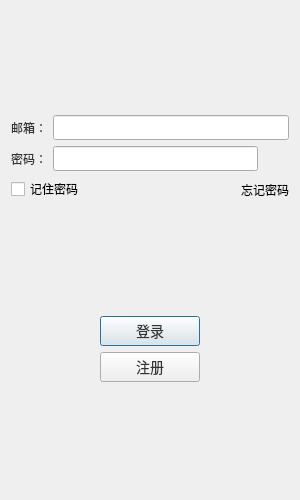
<?xml version="1.0" encoding="UTF-8"?>
<ui version="4.0">
 <class>LoginDialog</class>
 <widget class="QDialog" name="LoginDialog">
  <property name="geometry">
   <rect>
    <x>0</x>
    <y>0</y>
    <width>300</width>
    <height>500</height>
   </rect>
  </property>
  <property name="minimumSize">
   <size>
    <width>300</width>
    <height>500</height>
   </size>
  </property>
  <property name="maximumSize">
   <size>
    <width>300</width>
    <height>500</height>
   </size>
  </property>
  <property name="windowTitle">
   <string>Dialog</string>
  </property>
  <layout class="QVBoxLayout" name="verticalLayout_2">
   <item>
    <layout class="QVBoxLayout" name="verticalLayout">
     <item>
      <widget class="QLabel" name="label_err_tip">
       <property name="minimumSize">
        <size>
         <width>0</width>
         <height>20</height>
        </size>
       </property>
       <property name="maximumSize">
        <size>
         <width>16777215</width>
         <height>20</height>
        </size>
       </property>
       <property name="text">
        <string/>
       </property>
       <property name="alignment">
        <set>Qt::AlignCenter</set>
       </property>
      </widget>
     </item>
     <item>
      <widget class="QWidget" name="widget" native="true">
       <layout class="QHBoxLayout" name="horizontalLayout_2">
        <item>
         <widget class="QLabel" name="label_image">
          <property name="text">
           <string/>
          </property>
          <property name="pixmap">
           <pixmap resource="res.qrc">:/picture/RaceAgainstTime.jpg</pixmap>
          </property>
          <property name="scaledContents">
           <bool>true</bool>
          </property>
          <property name="alignment">
           <set>Qt::AlignCenter</set>
          </property>
         </widget>
        </item>
       </layout>
      </widget>
     </item>
     <item>
      <spacer name="verticalSpacer_3">
       <property name="orientation">
        <enum>Qt::Vertical</enum>
       </property>
       <property name="sizeHint" stdset="0">
        <size>
         <width>20</width>
         <height>40</height>
        </size>
       </property>
      </spacer>
     </item>
     <item>
      <layout class="QHBoxLayout" name="horizontalLayout">
       <item>
        <widget class="QLabel" name="label_email">
         <property name="minimumSize">
          <size>
           <width>0</width>
           <height>25</height>
          </size>
         </property>
         <property name="maximumSize">
          <size>
           <width>16777215</width>
           <height>25</height>
          </size>
         </property>
         <property name="styleSheet">
          <string notr="true">#label_email {
    font-family: &quot;Microsoft YaHei&quot;, &quot;PingFang SC&quot;, sans-serif;
    font-size: 12px;
    color: #333333;
}</string>
         </property>
         <property name="text">
          <string>邮箱：</string>
         </property>
        </widget>
       </item>
       <item>
        <widget class="QLineEdit" name="lineEdit_email">
         <property name="minimumSize">
          <size>
           <width>0</width>
           <height>25</height>
          </size>
         </property>
        </widget>
       </item>
      </layout>
     </item>
    </layout>
   </item>
   <item>
    <layout class="QHBoxLayout" name="horizontalLayout_3">
     <item>
      <widget class="QLabel" name="label_pwd">
       <property name="minimumSize">
        <size>
         <width>0</width>
         <height>25</height>
        </size>
       </property>
       <property name="maximumSize">
        <size>
         <width>16777215</width>
         <height>25</height>
        </size>
       </property>
       <property name="styleSheet">
        <string notr="true">#label_pwd {
    font-family: &quot;Microsoft YaHei&quot;, &quot;PingFang SC&quot;, sans-serif;
    font-size: 12px;
    color: #333333;
}</string>
       </property>
       <property name="text">
        <string>密码：</string>
       </property>
      </widget>
     </item>
     <item>
      <widget class="QLineEdit" name="lineEdit_pwd">
       <property name="minimumSize">
        <size>
         <width>0</width>
         <height>25</height>
        </size>
       </property>
      </widget>
     </item>
     <item>
      <widget class="ClickedLabel" name="label_pwd_visible">
       <property name="sizePolicy">
        <sizepolicy hsizetype="Preferred" vsizetype="Preferred">
         <horstretch>0</horstretch>
         <verstretch>0</verstretch>
        </sizepolicy>
       </property>
       <property name="minimumSize">
        <size>
         <width>25</width>
         <height>25</height>
        </size>
       </property>
       <property name="maximumSize">
        <size>
         <width>25</width>
         <height>25</height>
        </size>
       </property>
       <property name="text">
        <string/>
       </property>
      </widget>
     </item>
    </layout>
   </item>
   <item>
    <layout class="QHBoxLayout" name="horizontalLayout_4">
     <item>
      <widget class="QCheckBox" name="checkBox_save_pwd">
       <property name="text">
        <string>记住密码</string>
       </property>
      </widget>
     </item>
     <item>
      <spacer name="horizontalSpacer">
       <property name="orientation">
        <enum>Qt::Horizontal</enum>
       </property>
       <property name="sizeHint" stdset="0">
        <size>
         <width>40</width>
         <height>20</height>
        </size>
       </property>
      </spacer>
     </item>
     <item>
      <widget class="ClickedLabel" name="label_forget_pwd">
       <property name="minimumSize">
        <size>
         <width>0</width>
         <height>25</height>
        </size>
       </property>
       <property name="maximumSize">
        <size>
         <width>16777215</width>
         <height>25</height>
        </size>
       </property>
       <property name="text">
        <string>忘记密码</string>
       </property>
      </widget>
     </item>
    </layout>
   </item>
   <item>
    <spacer name="verticalSpacer">
     <property name="orientation">
      <enum>Qt::Vertical</enum>
     </property>
     <property name="sizeHint" stdset="0">
      <size>
       <width>20</width>
       <height>40</height>
      </size>
     </property>
    </spacer>
   </item>
   <item>
    <layout class="QHBoxLayout" name="horizontalLayout_5">
     <item>
      <spacer name="horizontalSpacer_2">
       <property name="orientation">
        <enum>Qt::Horizontal</enum>
       </property>
       <property name="sizeHint" stdset="0">
        <size>
         <width>40</width>
         <height>20</height>
        </size>
       </property>
      </spacer>
     </item>
     <item>
      <widget class="QPushButton" name="pushButton_login">
       <property name="minimumSize">
        <size>
         <width>100</width>
         <height>30</height>
        </size>
       </property>
       <property name="maximumSize">
        <size>
         <width>100</width>
         <height>30</height>
        </size>
       </property>
       <property name="styleSheet">
        <string notr="true">#pushButton_login {
    font-family: &quot;Microsoft YaHei&quot;, &quot;PingFang SC&quot;, sans-serif;
    font-size: 14px;
    color: #333333;
}</string>
       </property>
       <property name="text">
        <string>登录</string>
       </property>
      </widget>
     </item>
     <item>
      <spacer name="horizontalSpacer_3">
       <property name="orientation">
        <enum>Qt::Horizontal</enum>
       </property>
       <property name="sizeHint" stdset="0">
        <size>
         <width>40</width>
         <height>20</height>
        </size>
       </property>
      </spacer>
     </item>
    </layout>
   </item>
   <item>
    <layout class="QHBoxLayout" name="horizontalLayout_6">
     <item>
      <spacer name="horizontalSpacer_4">
       <property name="orientation">
        <enum>Qt::Horizontal</enum>
       </property>
       <property name="sizeHint" stdset="0">
        <size>
         <width>40</width>
         <height>20</height>
        </size>
       </property>
      </spacer>
     </item>
     <item>
      <widget class="QPushButton" name="pushButton_register">
       <property name="minimumSize">
        <size>
         <width>100</width>
         <height>30</height>
        </size>
       </property>
       <property name="maximumSize">
        <size>
         <width>100</width>
         <height>30</height>
        </size>
       </property>
       <property name="styleSheet">
        <string notr="true">#pushButton_register {
    font-family: &quot;Microsoft YaHei&quot;, &quot;PingFang SC&quot;, sans-serif;
    font-size: 14px;
    color: #333333;
}</string>
       </property>
       <property name="text">
        <string>注册</string>
       </property>
      </widget>
     </item>
     <item>
      <spacer name="horizontalSpacer_5">
       <property name="orientation">
        <enum>Qt::Horizontal</enum>
       </property>
       <property name="sizeHint" stdset="0">
        <size>
         <width>40</width>
         <height>20</height>
        </size>
       </property>
      </spacer>
     </item>
    </layout>
   </item>
   <item>
    <spacer name="verticalSpacer_2">
     <property name="orientation">
      <enum>Qt::Vertical</enum>
     </property>
     <property name="sizeHint" stdset="0">
      <size>
       <width>20</width>
       <height>40</height>
      </size>
     </property>
    </spacer>
   </item>
  </layout>
 </widget>
 <customwidgets>
  <customwidget>
   <class>ClickedLabel</class>
   <extends>QLabel</extends>
   <header>clickedlabel.h</header>
  </customwidget>
 </customwidgets>
 <resources>
  <include location="res.qrc"/>
 </resources>
 <connections/>
</ui>
